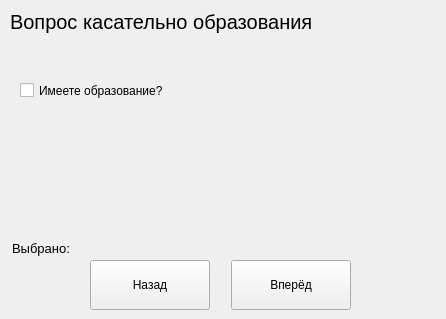
<?xml version="1.0" encoding="UTF-8"?>
<ui version="4.0">
 <class>MainWindow</class>
 <widget class="QMainWindow" name="MainWindow">
  <property name="geometry">
   <rect>
    <x>0</x>
    <y>0</y>
    <width>446</width>
    <height>319</height>
   </rect>
  </property>
  <property name="minimumSize">
   <size>
    <width>446</width>
    <height>319</height>
   </size>
  </property>
  <property name="maximumSize">
   <size>
    <width>446</width>
    <height>319</height>
   </size>
  </property>
  <property name="windowTitle">
   <string>MainWindow</string>
  </property>
  <widget class="QWidget" name="centralwidget">
   <widget class="QLabel" name="label_task">
    <property name="geometry">
     <rect>
      <x>10</x>
      <y>6</y>
      <width>441</width>
      <height>31</height>
     </rect>
    </property>
    <property name="font">
     <font>
      <family>Segoe UI</family>
      <pointsize>15</pointsize>
     </font>
    </property>
    <property name="text">
     <string>Вопрос касательно образования</string>
    </property>
   </widget>
   <widget class="QLabel" name="label_img">
    <property name="geometry">
     <rect>
      <x>230</x>
      <y>42</y>
      <width>201</width>
      <height>191</height>
     </rect>
    </property>
    <property name="text">
     <string/>
    </property>
   </widget>
   <widget class="QLabel" name="label_selected">
    <property name="geometry">
     <rect>
      <x>12</x>
      <y>240</y>
      <width>271</width>
      <height>16</height>
     </rect>
    </property>
    <property name="font">
     <font>
      <family>Segoe UI</family>
      <pointsize>10</pointsize>
     </font>
    </property>
    <property name="text">
     <string>Выбрано:</string>
    </property>
   </widget>
   <widget class="QPushButton" name="btn_back">
    <property name="geometry">
     <rect>
      <x>90</x>
      <y>260</y>
      <width>120</width>
      <height>50</height>
     </rect>
    </property>
    <property name="font">
     <font>
      <family>Segoe UI</family>
     </font>
    </property>
    <property name="text">
     <string>Назад</string>
    </property>
   </widget>
   <widget class="QPushButton" name="btn_next">
    <property name="geometry">
     <rect>
      <x>231</x>
      <y>260</y>
      <width>120</width>
      <height>50</height>
     </rect>
    </property>
    <property name="font">
     <font>
      <family>Segoe UI</family>
     </font>
    </property>
    <property name="text">
     <string>Вперёд</string>
    </property>
   </widget>
   <widget class="QCheckBox" name="checkBox">
    <property name="geometry">
     <rect>
      <x>20</x>
      <y>70</y>
      <width>191</width>
      <height>41</height>
     </rect>
    </property>
    <property name="text">
     <string>Имеете образование?</string>
    </property>
   </widget>
  </widget>
 </widget>
 <resources/>
 <connections/>
</ui>
